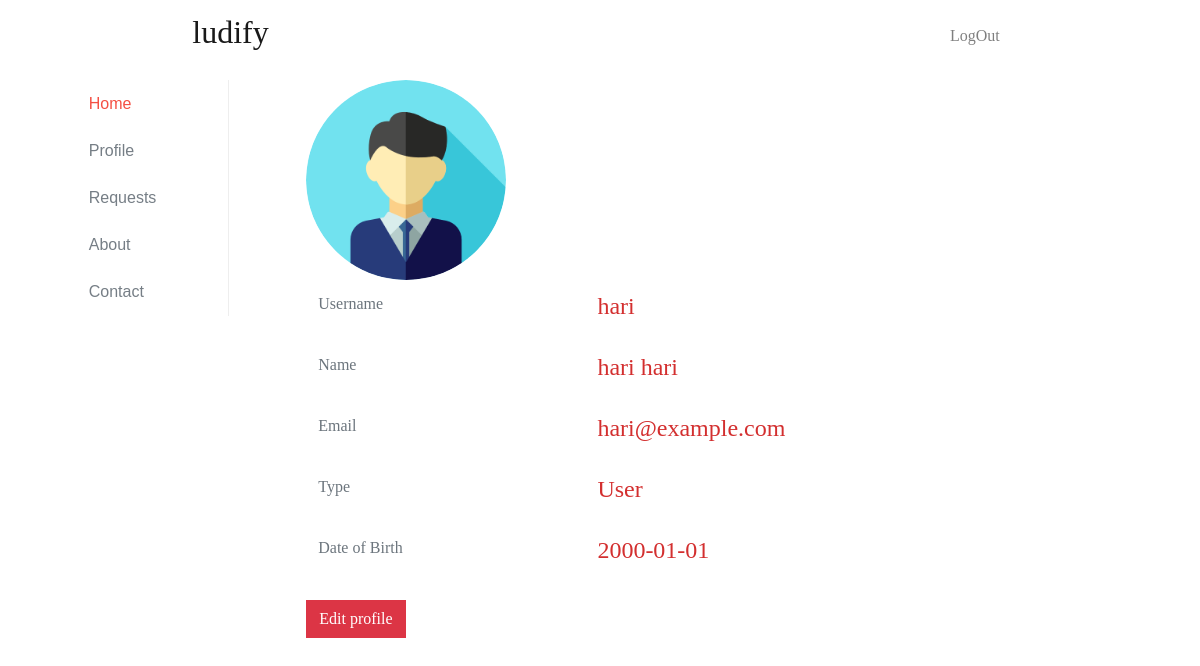
/profile.php (signed in), run on the app's committed database.
### tables this page shows
CREATE TABLE `users` (
  `user_id` int(11) NOT NULL,
  `first_name` varchar(50) NOT NULL,
  `last_name` varchar(50) NOT NULL,
  `email` varchar(100) NOT NULL,
  `password` varchar(100) NOT NULL,
  `hash` varchar(32) NOT NULL,
  `active` tinyint(1) NOT NULL,
  `loggedin` int(11) NOT NULL,
  `avatar` varchar(600) NOT NULL,
  `username` varchar(500) NOT NULL,
  `dob` date NOT NULL,
  `gender` varchar(200) NOT NULL,
  `contact` bigint(10) NOT NULL,
  `role_id` int(11) DEFAULT NULL
);

CREATE TABLE `user_roles` (
  `role_id` int(11) NOT NULL,
  `role_name` varchar(50) DEFAULT NULL
);

### profile.php (the view, shortened to what this page needs)
<?php include 'partial_upper.php'; ?>
<?php include'partial_sidebar.php'; ?>
		<div class="col-md-9 container">
			<?php
				if(isset($_SESSION['user_id'])&& $_SESSION['user_id']!=""){
				$user_id = $_SESSION['user_id'];
				$query = "SELECT * FROM users where user_id='$user_id'";
				$result = mysqli_query($conn,$query);
				$row =mysqli_fetch_assoc($result);
				if(empty($row['avatar'])){
					$profile_img = "media/default.png";
				}
				else{
					$profile_img = $row['avatar'];
				}
				$result2 = mysqli_query($conn,"select role_name from user_roles where role_id = ".$row['role_id']);
				$row2 = mysqli_fetch_assoc($result2);
			?>
				<img class="rounded-circle " style="width:200px; height:200px;" src="<?=$profile_img?>"><br>
				<table class="table table-borderless">
					<tr>
						<td><label>Username</label></td>
						<td><h4 class="profile"><?=$row['username']?></h4></td>
					</tr>
					<tr>
						<td><label>Name</label></td>
						<td><h4 class="profile"><?=$row['first_name']." ".$row['last_name']?></h4></td>
					</tr>
					<tr>
						<td><label>Email</label></td>
						<td><h4 class="profile"><?=$row['email']?></h4></td>
					</tr>
					<tr>
						<td><label>Type</label></td>
						<td><h4 class="profile"><?=$row2['role_name']?></h4></td>
					</tr>
					<tr>
						<td><label>Date of Birth</label></td>
						<td><h4 class="profile"><?=$row['dob']?></h4></td>
					</tr>
				</table>
				<a href="edit_profile.php" class="btn btn-danger">Edit profile</a>
			<?php
			}
			else{
				$_SESSION['error'] ="Login First";
				header('location:login.php');
			}
			?>
		</div>
	</div>
</div>
<?php include 'partial_lower.php'; ?>

### assets/css/custom.css (style rules this page uses)
* { font-family: 'Merriweather', 'Times New Roman', serif; }
label,select,option { color: #6c757d; }
a { color:#D32F2F; }
.btn { border-radius: 0; }
.profile { color:#D32F2F; }

### data on the page
users: username "hari", first_name "hari", last_name "hari", email "hari@example.com", dob "2000-01-01"
user_roles: role_name "User"
